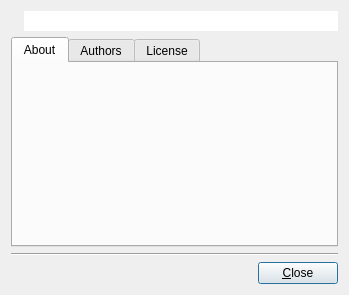
<ui version="4.0" >
 <class>AboutDialog</class>
 <widget class="QDialog" name="AboutDialog" >
  <property name="geometry" >
   <rect>
    <x>0</x>
    <y>0</y>
    <width>349</width>
    <height>295</height>
   </rect>
  </property>
  <property name="windowTitle" >
   <string>About FermaNext</string>
  </property>
  <layout class="QGridLayout" >
   <property name="margin" >
    <number>11</number>
   </property>
   <property name="spacing" >
    <number>6</number>
   </property>
   <item row="1" column="0" colspan="2" >
    <widget class="QTabWidget" name="m_mainTab" >
     <property name="currentIndex" >
      <number>0</number>
     </property>
     <widget class="QWidget" name="tab" >
      <attribute name="title" >
       <string>About</string>
      </attribute>
      <layout class="QVBoxLayout" >
       <property name="margin" >
        <number>11</number>
       </property>
       <property name="spacing" >
        <number>6</number>
       </property>
       <item>
        <widget class="QWidget" native="1" name="m_txtAbout" />
       </item>
      </layout>
     </widget>
     <widget class="QWidget" name="tab" >
      <attribute name="title" >
       <string>Authors</string>
      </attribute>
      <layout class="QVBoxLayout" >
       <property name="margin" >
        <number>11</number>
       </property>
       <property name="spacing" >
        <number>6</number>
       </property>
       <item>
        <widget class="QWidget" native="1" name="m_txtAuthors" >
         <property name="sizePolicy" >
          <sizepolicy>
           <hsizetype>5</hsizetype>
           <vsizetype>5</vsizetype>
           <horstretch>0</horstretch>
           <verstretch>0</verstretch>
          </sizepolicy>
         </property>
        </widget>
       </item>
      </layout>
     </widget>
     <widget class="QWidget" name="tab" >
      <attribute name="title" >
       <string>License</string>
      </attribute>
      <layout class="QVBoxLayout" >
       <property name="margin" >
        <number>11</number>
       </property>
       <property name="spacing" >
        <number>6</number>
       </property>
       <item>
        <widget class="QWidget" native="1" name="m_txtLicence" />
       </item>
      </layout>
     </widget>
    </widget>
   </item>
   <item row="2" column="0" colspan="2" >
    <widget class="Line" name="Line2" >
     <property name="frameShape" >
      <enum>QFrame::HLine</enum>
     </property>
     <property name="frameShadow" >
      <enum>QFrame::Sunken</enum>
     </property>
     <property name="orientation" >
      <enum>Qt::Horizontal</enum>
     </property>
    </widget>
   </item>
   <item row="3" column="0" colspan="2" >
    <layout class="QHBoxLayout" >
     <property name="margin" >
      <number>0</number>
     </property>
     <property name="spacing" >
      <number>6</number>
     </property>
     <item>
      <spacer>
       <property name="orientation" >
        <enum>Qt::Horizontal</enum>
       </property>
       <property name="sizeType" >
        <enum>QSizePolicy::Expanding</enum>
       </property>
       <property name="sizeHint" >
        <size>
         <width>20</width>
         <height>20</height>
        </size>
       </property>
      </spacer>
     </item>
     <item>
      <widget class="QPushButton" name="m_closeButton" >
       <property name="text" >
        <string>&amp;Close</string>
       </property>
      </widget>
     </item>
    </layout>
   </item>
   <item row="0" column="0" >
    <widget class="QLabel" name="lblIcon" >
     <property name="text" >
      <string/>
     </property>
     <property name="alignment" >
      <set>Qt::AlignCenter</set>
     </property>
     <property name="wordWrap" >
      <bool>false</bool>
     </property>
    </widget>
   </item>
   <item row="0" column="1" >
    <widget class="QLineEdit" name="m_editVersion" >
     <property name="frame" >
      <bool>false</bool>
     </property>
    </widget>
   </item>
  </layout>
 </widget>
 <resources/>
 <connections/>
</ui>
